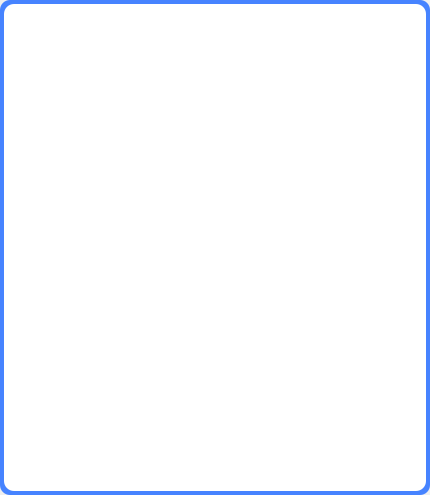
<?xml version="1.0" encoding="UTF-8"?>
<ui version="4.0">
 <class>Form</class>
 <widget class="QWidget" name="Form">
  <property name="geometry">
   <rect>
    <x>0</x>
    <y>0</y>
    <width>430</width>
    <height>495</height>
   </rect>
  </property>
  <property name="minimumSize">
   <size>
    <width>430</width>
    <height>495</height>
   </size>
  </property>
  <property name="maximumSize">
   <size>
    <width>430</width>
    <height>495</height>
   </size>
  </property>
  <property name="windowTitle">
   <string>Form</string>
  </property>
  <layout class="QVBoxLayout" name="verticalLayout">
   <property name="leftMargin">
    <number>0</number>
   </property>
   <property name="topMargin">
    <number>0</number>
   </property>
   <property name="rightMargin">
    <number>0</number>
   </property>
   <property name="bottomMargin">
    <number>0</number>
   </property>
   <item>
    <widget class="QGroupBox" name="groupBox">
     <property name="styleSheet">
      <string notr="true">QGroupBox{border-radius:10px;background-color:#4683ff;}
QToolButton{background-color:transparent;}</string>
     </property>
     <property name="title">
      <string/>
     </property>
     <layout class="QVBoxLayout" name="verticalLayout_2">
      <property name="leftMargin">
       <number>4</number>
      </property>
      <property name="topMargin">
       <number>4</number>
      </property>
      <property name="rightMargin">
       <number>4</number>
      </property>
      <property name="bottomMargin">
       <number>4</number>
      </property>
      <item>
       <widget class="QGroupBox" name="view">
        <property name="sizePolicy">
         <sizepolicy hsizetype="Preferred" vsizetype="Expanding">
          <horstretch>0</horstretch>
          <verstretch>0</verstretch>
         </sizepolicy>
        </property>
        <property name="styleSheet">
         <string notr="true">QGroupBox{border-radius:10px;background-color:#ffffff;}</string>
        </property>
        <property name="title">
         <string/>
        </property>
       </widget>
      </item>
     </layout>
    </widget>
   </item>
  </layout>
 </widget>
 <resources/>
 <connections/>
</ui>
